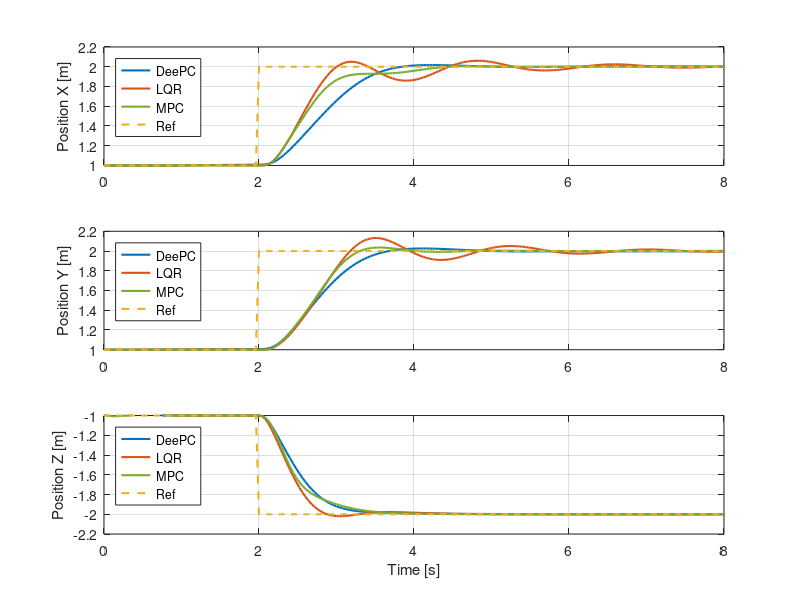
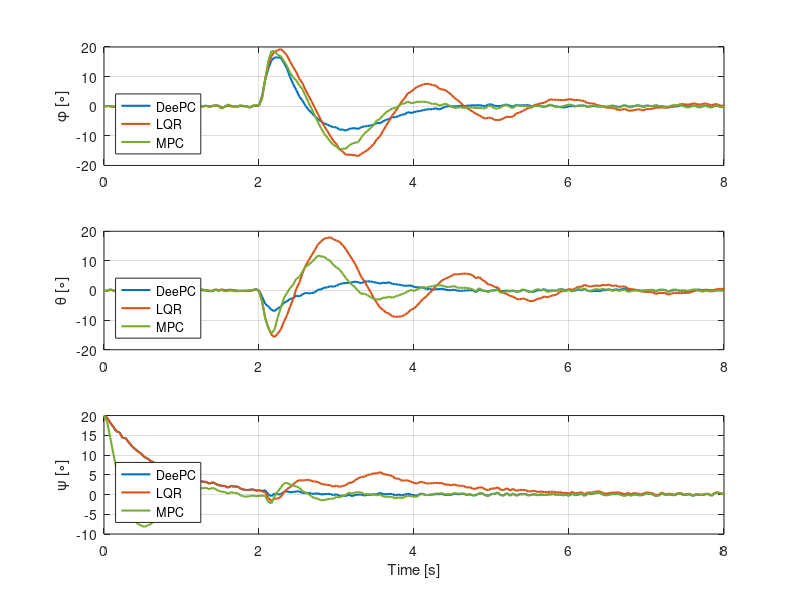

Reproduce these figures in MATLAB, in order.
clear;
close all;
clc;

flag_drag = false;

%% Load variables: DeePC controller

load("DeePC_yaw_bias.mat")


% Common variables
r = r_out.';
T_eq = param.nrotor_vehicle_mass_true*param.g;

start_time = 2;
sim_time = start_time + run_time;

time = 0:param.sample_time_measurements_full_state:sim_time;

% Specific variables
u_deepc = [total_thrust_cmd body_rates_cmd].';

x_state_deepc = full_state_meas(:,1:9).';

x_deepc = x_state_deepc(1,:);
y_deepc = x_state_deepc(2,:);
z_deepc = x_state_deepc(3,:);

roll_deepc = x_state_deepc(7,:)*180/pi;
pitch_deepc = x_state_deepc(8,:)*180/pi;
yaw_deepc = x_state_deepc(9,:)*180/pi;

% time_comp_deepc = solve_time_out;

%% Load variables: LQR controller

load("LQR_yaw_bias.mat")


% Specific variables
u_lqr = [total_thrust_cmd body_rates_cmd].';

x_state_lqr = full_state_meas(:,1:9).';

x_lqr = x_state_lqr(1,:);
y_lqr = x_state_lqr(2,:);
z_lqr = x_state_lqr(3,:);

roll_lqr = x_state_lqr(7,:)*180/pi;
pitch_lqr = x_state_lqr(8,:)*180/pi;
yaw_lqr = x_state_lqr(9,:)*180/pi;

% time_comp_lqr = solve_time_out;

%% Load variables: MPC controller

load("MPC_yaw_bias.mat")


% Specific variables
u_mpc = [total_thrust_cmd body_rates_cmd].';

x_state_mpc = full_state_meas(:,1:9).';
% x_state_mpc = full_state_meas(1:9,:);

x_mpc = x_state_mpc(1,:);
y_mpc = x_state_mpc(2,:);
z_mpc = x_state_mpc(3,:);

roll_mpc = x_state_mpc(7,:)*180/pi;
pitch_mpc = x_state_mpc(8,:)*180/pi;
yaw_mpc = x_state_mpc(9,:)*180/pi;

% time_comp_mpc = solve_time_out;

% Remove unnecessary variables
clear total_thrust_cmd body_rates_cmd full_state_meas full_state_act...
    run_time param r_out Tini solve_time_out start_time

%% Plots
% Position XY
myFigure1 = figure();
subplot(3,1,1)
plot(time, x_deepc, 'LineWidth',1.5)
hold on
plot(time, x_lqr, 'LineWidth',1.5)
hold on
plot(time, x_mpc, 'LineWidth',1.5,'Color','#77AC30')
hold on
plot(time, r(1,:), '--', 'LineWidth',1.5, 'Color','#EDB120')
ylabel('Position X [m]') 
legend('DeePC','LQR','MPC','Ref','Location','northwest')
grid on
xlim([0 8])
ylim([1 2.2])

subplot(3,1,2)
plot(time, y_deepc, 'LineWidth',1.5)
hold on
plot(time, y_lqr, 'LineWidth',1.5)
hold on
plot(time, y_mpc, 'LineWidth',1.5, 'Color','#77AC30')
hold on
plot(time, r(1,:), '--', 'LineWidth',1.5, 'Color','#EDB120')
ylabel('Position Y [m]') 
legend('DeePC','LQR','MPC','Ref','Location','northwest')
grid on
xlim([0 8])
ylim([1 2.2])

subplot(3,1,3)
plot(time, z_deepc, 'LineWidth',1.5)
hold on
plot(time, z_lqr, 'LineWidth',1.5)
hold on
plot(time, z_mpc, 'LineWidth',1.5, 'Color','#77AC30')
hold on
plot(time, r(3,:), '--', 'LineWidth',1.5, 'Color','#EDB120')
ylabel('Position Z [m]') 
xlabel('Time [s]')
legend('DeePC','LQR','MPC','Ref','Location','northwest')
grid on
xlim([0 8])
ylim([-2.2 -1])


myFigure2 = figure();
subplot(3,1,1)
plot(time, roll_deepc, 'LineWidth',1.5)
hold on
plot(time, roll_lqr, 'LineWidth',1.5)
hold on
plot(time, roll_mpc, 'LineWidth',1.5, 'Color','#77AC30')
ylabel('\phi [\circ]') 
legend('DeePC','LQR','MPC','Location','southwest')
grid on
xlim([0 8])


subplot(3,1,2)
plot(time, pitch_deepc, 'LineWidth',1.5)
hold on
plot(time, pitch_lqr, 'LineWidth',1.5)
hold on
plot(time, pitch_mpc, 'LineWidth',1.5, 'Color','#77AC30')
ylabel('\theta [\circ]') 
legend('DeePC','LQR','MPC','Location','southwest')
grid on
xlim([0 8])


subplot(3,1,3)
plot(time, yaw_deepc, 'LineWidth',1.5)
hold on
plot(time, yaw_lqr, 'LineWidth',1.5)
hold on
plot(time, yaw_mpc, 'LineWidth',1.5, 'Color','#77AC30')
ylabel('\psi [\circ]') 
xlabel('Time [s]')
legend('DeePC','LQR','MPC','Location','southwest')
grid on
xlim([0 8])
% ylim([-4 2])

% saveFigAsPDF(myFigure1,'Figures_PDF/Ang_Controller_LQR_vs_DeePC_vs_MPC_pos');
% saveFigAsPDF(myFigure2,'Figures_PDF/Ang_Controller_LQR_vs_DeePC_vs_MPC_ang');